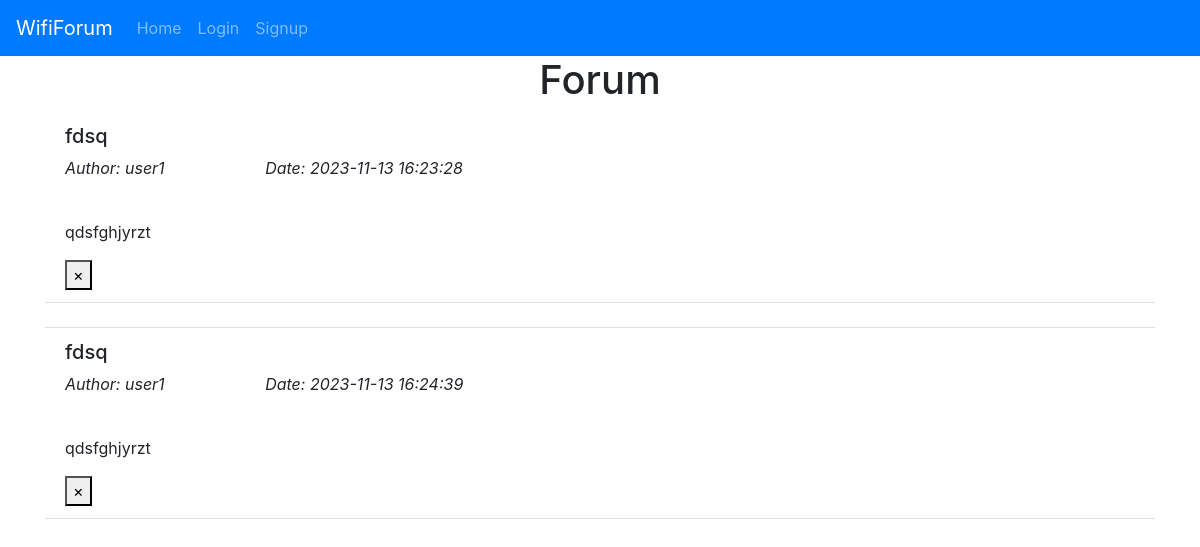
/forum, run on an earlier commit of the app's database.
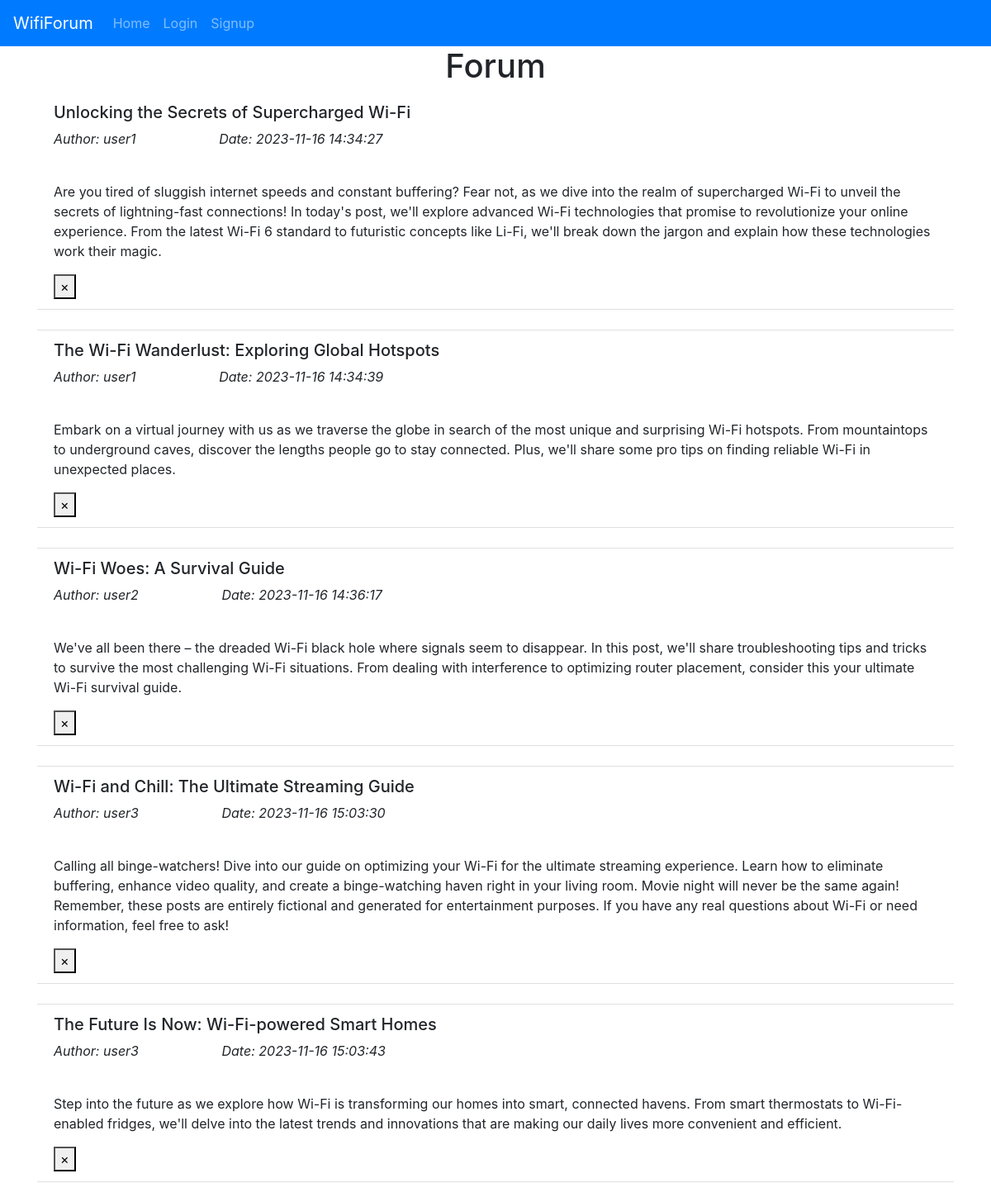
And on a later commit of the database.
### website/models.py (models this page shows)
class Post(db.Model):
    id = db.Column(db.Integer, primary_key=True)
    username = db.Column(db.String(150))
    title = db.Column(db.String(255))
    content = db.Column(db.Text)
    date = db.Column(db.DateTime(timezone=True), default=func.now())
    user_id = db.Column(db.Integer, db.ForeignKey('user.id'))

### website/views.py (the view)
@view.route('/forum', methods=['GET'])
def forum():
    username = request.form.get('username')
    user = User.query.filter_by(username=username).first()
    posts = Post.query.order_by(Post.date)
    users = User.query
    return render_template('forum.html', user=current_user, posts=posts)

### website/templates/forum.html
{% extends "base.html" %} {% block title %}Forum{% endblock %} {% block
    content%}
    <h1 align="center">Forum</h1>
    <ul class="list-group list-group-flush" id="notes">
      {% for post in posts %}
      <li class="list-group-item">
        <h5>{{ post.title }}</h5>
        <p> <i>Author: {{ post.username }} &emsp;&emsp;&emsp;&emsp;&emsp;&emsp;Date: {{post.date}} </i></p>
        <br>
        <p>{{ post.content }}</p>
        <button type="button" class="" onClick="deletePost({{ post.id }})">
            <span aria-hidden="true">&times;</span>
          </button>
      </li>
      <br />{% endfor %}
    </ul>
    {% endblock %}

### website/templates/base.html (shortened to what this page needs)
<!DOCTYPE html>
<html>
  <head>
    <link
      rel="stylesheet"
      href="https://stackpath.bootstrapcdn.com/bootstrap/4.4.1/css/bootstrap.min.css"
    />
    <link
      rel="stylesheet"
      href="https://stackpath.bootstrapcdn.com/font-awesome/4.7.0/css/font-awesome.min.css"
    />
  </head>
  <body>
    <nav class="navbar navbar-expand-lg navbar-dark bg-primary">
      <a class="navbar-brand" href="#">WifiForum</a>
      <div class="'collapse navbar-collapse" id="navbar">
        <div class="navbar-nav">
          {% if user.is_authenticated %}
          <a class="nav-item nav-link" id="home" href="/"> Home </a>
          <a class="nav-item nav-link" id="profile" href="/profile"> Profile </a>
          <a class="nav-item nav-link" id="post" href="/post"> Post </a>
          <a class="nav-item nav-link" id="logout" href="/forum"> Forum </a>
          <a class="nav-item nav-link" id="logout" href="/logout"> Log out </a>
          {% else %}
          <a class="nav-item nav-link" id="home" href="/"> Home </a>
          <a class="nav-item nav-link" id="login" href="/login"> Login </a>
          <a class="nav-item nav-link" id="sign-up" href="/signup"> Signup </a>
          {% endif %}
        </div>
      </div>
    </nav>
    <div class="container">{%block content%} {%endblock %}</div>
  </body>
</html>

What changed in the data, as far as the page shows it:
added Post: title "Unlocking the Secrets of Supercharged Wi-Fi", username "user1", date "2023-11-16 14:34:27", content "Are you tired of sluggish internet speeds and constant buffering? Fear not, as we dive into the realm of supercharged Wi-Fi to unveil the secrets of lightning-fast connections! In today's post, we'll explore advanced Wi-Fi technologies that promise to revolutionize your online experience. From the latest Wi-Fi 6 standard to futuristic concepts like Li-Fi, we'll break down the jargon and explain how these technologies work their magic."
changed Post: title "fdsq" → "The Wi-Fi Wanderlust: Exploring Global Hotspots"; date "2023-11-13 16:23:28" → "2023-11-16 14:34:39"; content "qdsfghjyrzt" → "Embark on a virtual journey with us as we traverse the globe in search of the most unique and surprising Wi-Fi hotspots. From mountaintops to underground caves, discover the lengths people go to stay connected. Plus, we'll share some pro tips on finding reliable Wi-Fi in unexpected places."
changed Post: title "fdsq" → "Wi-Fi Woes: A Survival Guide"; username "user1" → "user2"; date "2023-11-13 16:24:39" → "2023-11-16 14:36:17"; content "qdsfghjyrzt" → "We've all been there – the dreaded Wi-Fi black hole where signals seem to disappear. In this post, we'll share troubleshooting tips and tricks to survive the most challenging Wi-Fi situations. From dealing with interference to optimizing router placement, consider this your ultimate Wi-Fi survival guide."
added Post: title "Wi-Fi and Chill: The Ultimate Streaming Guide", username "user3", date "2023-11-16 15:03:30", content "Calling all binge-watchers! Dive into our guide on optimizing your Wi-Fi for the ultimate streaming experience. Learn how to eliminate buffering, enhance video quality, and create a binge-watching haven right in your living room. Movie night will never be the same again! Remember, these posts are entirely fictional and generated for entertainment purposes. If you have any real questions about Wi-Fi or need information, feel free to ask!"
added Post: title "The Future Is Now: Wi-Fi-powered Smart Homes", username "user3", date "2023-11-16 15:03:43", content "Step into the future as we explore how Wi-Fi is transforming our homes into smart, connected havens. From smart thermostats to Wi-Fi-enabled fridges, we'll delve into the latest trends and innovations that are making our daily lives more convenient and efficient."
